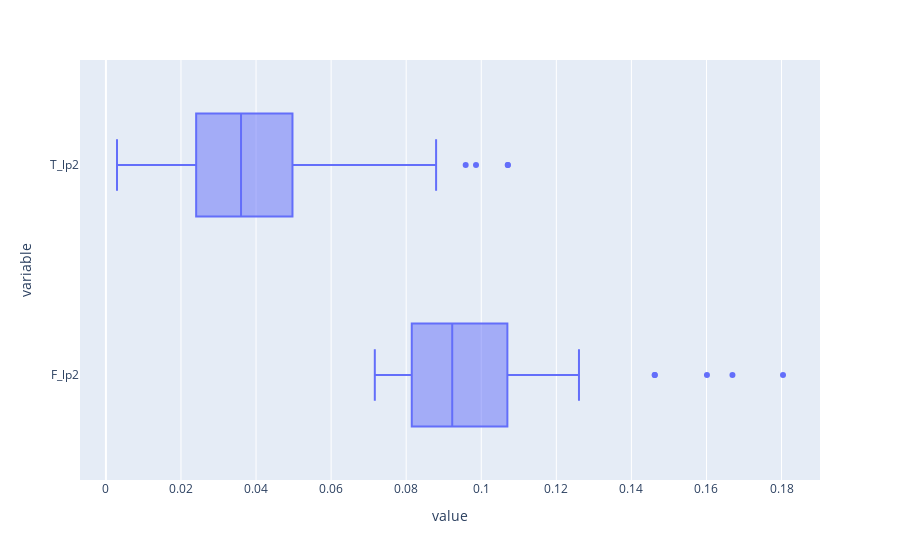

The code cell stored with this chart in its notebook:
### Markdown cell above
Boxplot

### Code cell
plty.box(X_lp2_df, x = ["F_lp2", "T_lp2"])

### Figure 1 — Plotly figure (JSON) as saved in the notebook; plotly's stock layout.template omitted (floating-point values rounded to 4 significant figures)
{"data": [{"alignmentgroup": "True", "hovertemplate": "value=%{x}<br>variable=%{y}<extra></extra>", "legendgroup": "", "marker": {"color": "#636efa"}, "name": "", "notched": false, "offsetgroup": "", "orientation": "h", "showlegend": false, "type": "box", "x": [0.0818, 0.08414, 0.0795, 0.08731, 0.07981, 0.07984, 0.08087, 0.07886, 0.08147, 0.0845, 0.08691, 0.08483, 0.07836, 0.08358, 0.07927, 0.07896, 0.08066, 0.08151, 0.08163, 0.0813, 0.1669, 0.1601, 0.126, 0.126, 0.1143, 0.09452, 0.09227, 0.09067, 0.09621, 0.09195, 0.09896, 0.1034, 0.1034, 0.1462, 0.1462, 0.07164, 0.0985, 0.09964, 0.1028, 0.1229, 0.1804, 0.1091, 0.09344, 0.1125, 0.09251, 0.09251, 0.1081, 0.002955, 0.01581, 0.01712, 0.01917, 0.0214, 0.02405, 0.02775, 0.03279, 0.03447, 0.03661, 0.03855, 0.01135, 0.01612, 0.02025, 0.02422, 0.02204, 0.02953, 0.03358, 0.036, 0.03586, 0.0986, 0.09585, 0.06063, 0.07134, 0.0498, 0.03511, 0.04276, 0.03875, 0.03779, 0.02652, 0.03926, 0.04024, 0.04024, 0.1071, 0.1071, 0.05351, 0.03174, 0.04545, 0.0436, 0.04943, 0.08797, 0.07087, 0.0234, 0.06157, 0.02404, 0.02404, 0.05959], "x0": " ", "xaxis": "x", "y": ["F_lp2", "F_lp2", "F_lp2", "F_lp2", "F_lp2", "F_lp2", "F_lp2", "F_lp2", "F_lp2", "F_lp2", "F_lp2", "F_lp2", "F_lp2", "F_lp2", "F_lp2", "F_lp2", "F_lp2", "F_lp2", "F_lp2", "F_lp2", "F_lp2", "F_lp2", "F_lp2", "F_lp2", "F_lp2", "F_lp2", "F_lp2", "F_lp2", "F_lp2", "F_lp2", "F_lp2", "F_lp2", "F_lp2", "F_lp2", "F_lp2", "F_lp2", "F_lp2", "F_lp2", "F_lp2", "F_lp2", "F_lp2", "F_lp2", "F_lp2", "F_lp2", "F_lp2", "F_lp2", "F_lp2", "T_lp2", "T_lp2", "T_lp2", "T_lp2", "T_lp2", "T_lp2", "T_lp2", "T_lp2", "T_lp2", "T_lp2", "T_lp2", "T_lp2", "T_lp2", "T_lp2", "T_lp2", "T_lp2", "T_lp2", "T_lp2", "T_lp2", "T_lp2", "T_lp2", "T_lp2", "T_lp2", "T_lp2", "T_lp2", "T_lp2", "T_lp2", "T_lp2", "T_lp2", "T_lp2", "T_lp2", "T_lp2", "T_lp2", "T_lp2", "T_lp2", "T_lp2", "T_lp2", "T_lp2", "T_lp2", "T_lp2", "T_lp2", "T_lp2", "T_lp2", "T_lp2", "T_lp2", "T_lp2", "T_lp2"], "y0": " ", "yaxis": "y"}], "layout": {"boxmode": "group", "legend": {"tracegroupgap": 0}, "margin": {"t": 60}, "xaxis": {"anchor": "y", "domain": [0, 1], "title": {"text": "value"}}, "yaxis": {"anchor": "x", "domain": [0, 1], "title": {"text": "variable"}}}}
